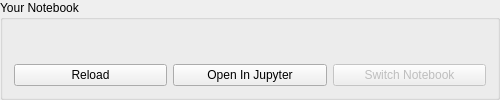
            <widget class="QGroupBox" name="note_group">
             <property name="sizePolicy">
              <sizepolicy hsizetype="Expanding" vsizetype="Preferred">
               <horstretch>0</horstretch>
               <verstretch>0</verstretch>
              </sizepolicy>
             </property>
             <property name="minimumSize">
              <size>
               <width>500</width>
               <height>0</height>
              </size>
             </property>
             <property name="maximumSize">
              <size>
               <width>1500</width>
               <height>16777215</height>
              </size>
             </property>
             <property name="title">
              <string>Your Notebook</string>
             </property>
             <layout class="QVBoxLayout" name="verticalLayout_7">
              <item>
               <widget class="QtVoila" name="voila_widget" native="true">
                <property name="minimumSize">
                 <size>
                  <width>250</width>
                  <height>0</height>
                 </size>
                </property>
                <property name="maximumSize">
                 <size>
                  <width>1500</width>
                  <height>700</height>
                 </size>
                </property>
               </widget>
              </item>
              <item>
               <layout class="QGridLayout" name="gridLayout_17">
                <item row="0" column="0">
                 <widget class="QPushButton" name="reload_notebook">
                  <property name="text">
                   <string>Reload</string>
                  </property>
                 </widget>
                </item>
                <item row="0" column="1">
                 <widget class="QPushButton" name="debug_btn">
                  <property name="text">
                   <string>Open In Jupyter</string>
                  </property>
                 </widget>
                </item>
                <item row="0" column="2">
                 <widget class="QPushButton" name="pushButton">
                  <property name="enabled">
                   <bool>false</bool>
                  </property>
                  <property name="text">
                   <string>Switch Notebook</string>
                  </property>
                 </widget>
                </item>
               </layout>
              </item>
             </layout>
            </widget>
